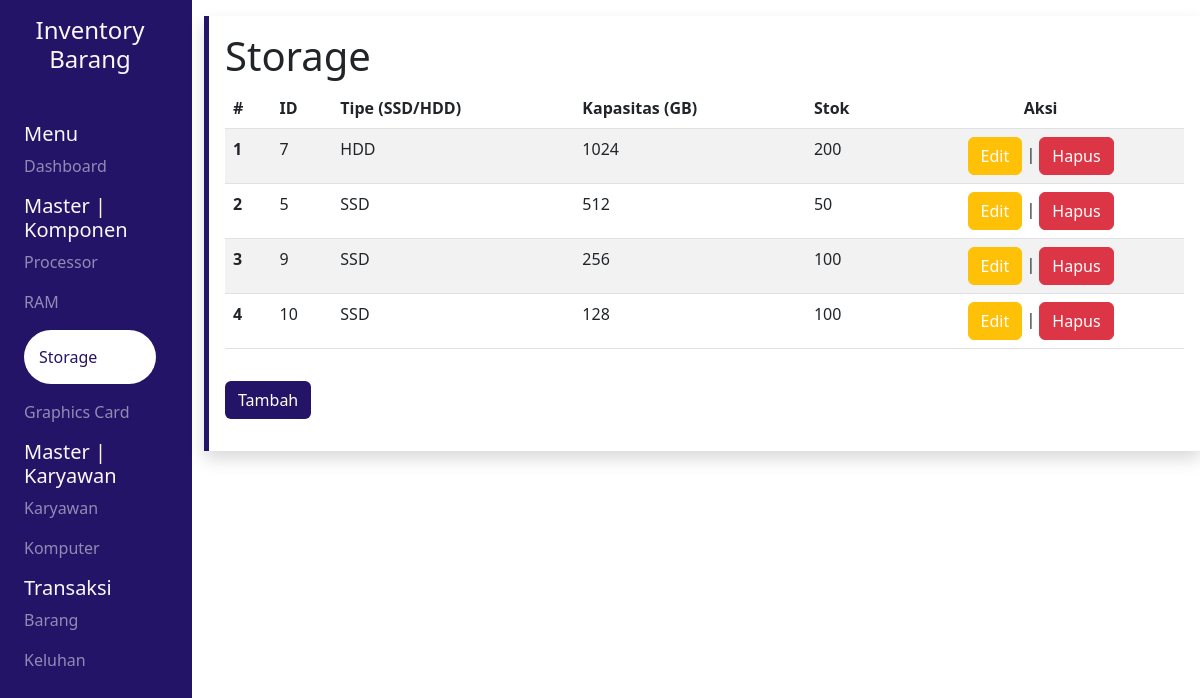
The app's page /pages/storage/index.php, older data.
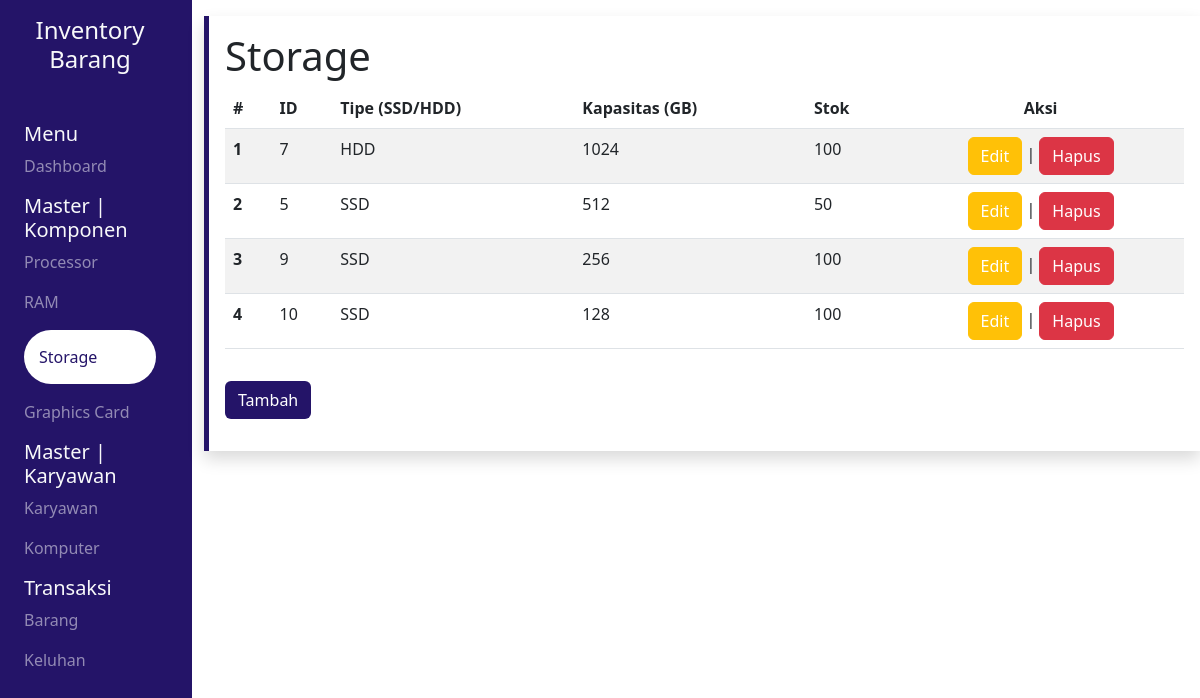
The same page, newer data.
### tables this page shows
CREATE TABLE `storage` (
  `id` int(11) NOT NULL,
  `tipe` varchar(25) NOT NULL,
  `kapasitas` int(11) NOT NULL,
  `stok` int(11) NOT NULL
);

### pages/storage/index.php (the view, shortened to what this page needs)
<?php
include "../src/config/connect.php";
$row = mysqli_query($conn, "SELECT * FROM storage ORDER BY kapasitas DESC");
?>
<!DOCTYPE html>
<html lang="en">
<head>
    <link rel="stylesheet" href="../src/css/global.css">
    <?php include '../src/library/bootstrap.php' ?>
    <?php include '../src/library/datatables.php' ?>
    <?php include '../src/library/sweetalert.php' ?>
</head>
<body>
    <div class="wrapper">
        <div class="row vh-100">
            <section id="sidebar" class="col-md-2 sidebar text-light">
                <div class="text-center my-3 mb-5">
                    <h4>Inventory Barang</h4>
                </div>
                <div class="mx-4">
                    <h5>Menu</h5>
                    <a href="../dashboard/">
                        <p class="opacity">Dashboard</p>
                    </a>
                </div>
                <div class="mx-4">
                    <h5>Master | Komponen</h5>
                    <a href="../processor/">
                        <p class="opacity">Processor</p>
                    </a>
                    <a href="../ram/">
                        <p class="opacity">RAM</p>
                    </a>
                    <a href="../storage/">
                        <p class="opacity-100 aktif rounded-pill">Storage</p>
                    </a>
                    <a href="../vga/">
                        <p class="opacity">Graphics Card</p>
                    </a>
                </div>
                <div class="mx-4">
                    <h5>Master | Karyawan</h5>
                    <a href="../karyawan/">
                        <p class="opacity">Karyawan</p>
                    </a>
                    <a href="../komputer/">
                        <p class="opacity">Komputer</p>
                    </a>
                </div>
                <div class="mx-4">
                    <h5>Transaksi</h5>
                    <a href="../barang/">
                        <p class="opacity">Barang</p>
                    </a>
                    <a href="../keluhan/">
                        <p class="opacity">Keluhan</p>
                    </a>
                </div>
            </section>
            <section id="content" class="col-md-10 content">
                <div class="wrapper shadow p-3 my-3 left">
                    <h1>Storage</h1>
                    <table id="myTable" class="table table-striped display">
                        <thead>
                            <tr>
                                <th scope="col">#</th>
                                <th scope="col">ID</th>
                                <th scope="col">Tipe (SSD/HDD)</th>
                                <th scope="col">Kapasitas (GB)</th>
                                <th scope="col">Stok</th>
                                <th scope="col" class="text-center">Aksi</th>
                            </tr>
                        </thead>
                        <tbody>
                            <?php $no = 1 ?>
                            <?php while ($result = mysqli_fetch_array($row)) : ?>
                                <tr>
                                    <th scope="row"><?= $no++ ?></th>
                                    <td><?= $result["id"] ?></td>
                                    <td><?= $result["tipe"] ?></td>
                                    <td><?= $result["kapasitas"] ?></td>
                                    <td><?= $result["stok"] ?></td>
                                    <td>
                                        <div class="text-center">
                                            <a href="update.php?id=<?= $result['id'] ?>" class="btn btn-warning">Edit</a> | <a href="delete.php?id=<?= $result['id'] ?>" id="btn-del" class="btn btn-danger">Hapus</a>
                                        </div>
                                    </td>
                                </tr>
                            <?php endwhile; ?>
                        </tbody>
                    </table>
                    <a href="add.php" class="btn ungu my-3">Tambah</a>
                </div>
            </section>
        </div>
    </div>
</body>
</html>

Row changes from the older to the newer data that the page shows:
changed storage "HDD": stok "200" → "100"
